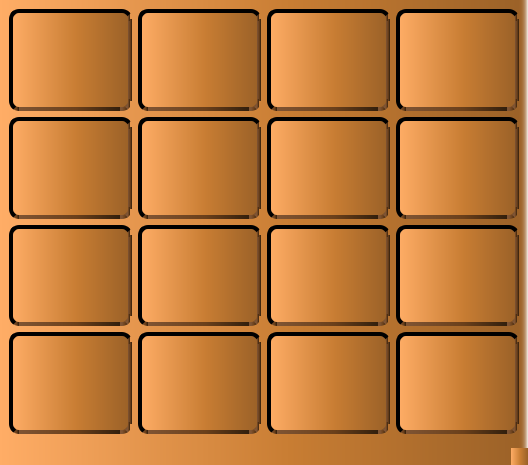
<?xml version="1.0" encoding="UTF-8"?>
<ui version="4.0">
 <class>MainWindow</class>
 <widget class="QMainWindow" name="MainWindow">
  <property name="geometry">
   <rect>
    <x>0</x>
    <y>0</y>
    <width>516</width>
    <height>465</height>
   </rect>
  </property>
  <property name="windowTitle">
   <string>Puzzle15</string>
  </property>
  <property name="styleSheet">
   <string notr="true">background-color: qlineargradient(spread:pad, x1:0, y1:0, x2:1, y2:0, stop:0 rgba(255, 173, 102, 255), stop:0.55 rgba(200, 125, 51, 255), stop:0.98 rgba(156, 98, 40, 255), stop:1 rgba(0, 0, 0, 0));</string>
  </property>
  <widget class="QWidget" name="centralwidget">
   <layout class="QGridLayout" name="gridLayout">
    <item row="0" column="0">
     <widget class="QPushButton" name="btn1">
      <property name="sizePolicy">
       <sizepolicy hsizetype="Minimum" vsizetype="Expanding">
        <horstretch>0</horstretch>
        <verstretch>0</verstretch>
       </sizepolicy>
      </property>
      <property name="font">
       <font>
        <pointsize>32</pointsize>
        <bold>true</bold>
       </font>
      </property>
      <property name="styleSheet">
       <string notr="true">border-style: outset;
border-width:4px;
border-radius:10px;
border-color: qlineargradient(spread:pad, x1:0, y1:0, x2:1, y2:0, stop:0 rgba(127, 84, 51, 255), stop:0.55 rgba(107, 64, 27, 255), stop:0.98 rgba(50, 31, 13, 255), stop:1 rgba(0, 0, 0, 0));
color: qlineargradient(spread:pad, x1:0, y1:0, x2:1, y2:0, stop:0 rgba(127, 84, 51, 255), stop:0.55 rgba(107, 64, 27, 255), stop:0.98 rgba(50, 31, 13, 255), stop:1 rgba(0, 0, 0, 0));</string>
      </property>
      <property name="text">
       <string/>
      </property>
     </widget>
    </item>
    <item row="0" column="1">
     <widget class="QPushButton" name="btn2">
      <property name="sizePolicy">
       <sizepolicy hsizetype="Minimum" vsizetype="Expanding">
        <horstretch>0</horstretch>
        <verstretch>0</verstretch>
       </sizepolicy>
      </property>
      <property name="font">
       <font>
        <pointsize>32</pointsize>
        <bold>true</bold>
       </font>
      </property>
      <property name="styleSheet">
       <string notr="true">border-style: outset;
border-width:4px;
border-radius:10px;
border-color: qlineargradient(spread:pad, x1:0, y1:0, x2:1, y2:0, stop:0 rgba(127, 84, 51, 255), stop:0.55 rgba(107, 64, 27, 255), stop:0.98 rgba(50, 31, 13, 255), stop:1 rgba(0, 0, 0, 0));
color: qlineargradient(spread:pad, x1:0, y1:0, x2:1, y2:0, stop:0 rgba(127, 84, 51, 255), stop:0.55 rgba(107, 64, 27, 255), stop:0.98 rgba(50, 31, 13, 255), stop:1 rgba(0, 0, 0, 0));</string>
      </property>
      <property name="text">
       <string/>
      </property>
     </widget>
    </item>
    <item row="0" column="2">
     <widget class="QPushButton" name="btn3">
      <property name="sizePolicy">
       <sizepolicy hsizetype="Minimum" vsizetype="Expanding">
        <horstretch>0</horstretch>
        <verstretch>0</verstretch>
       </sizepolicy>
      </property>
      <property name="font">
       <font>
        <pointsize>32</pointsize>
        <bold>true</bold>
       </font>
      </property>
      <property name="styleSheet">
       <string notr="true">border-style: outset;
border-width:4px;
border-radius:10px;
border-color: qlineargradient(spread:pad, x1:0, y1:0, x2:1, y2:0, stop:0 rgba(127, 84, 51, 255), stop:0.55 rgba(107, 64, 27, 255), stop:0.98 rgba(50, 31, 13, 255), stop:1 rgba(0, 0, 0, 0));
color: qlineargradient(spread:pad, x1:0, y1:0, x2:1, y2:0, stop:0 rgba(127, 84, 51, 255), stop:0.55 rgba(107, 64, 27, 255), stop:0.98 rgba(50, 31, 13, 255), stop:1 rgba(0, 0, 0, 0));</string>
      </property>
      <property name="text">
       <string/>
      </property>
     </widget>
    </item>
    <item row="0" column="3">
     <widget class="QPushButton" name="btn4">
      <property name="sizePolicy">
       <sizepolicy hsizetype="Minimum" vsizetype="Expanding">
        <horstretch>0</horstretch>
        <verstretch>0</verstretch>
       </sizepolicy>
      </property>
      <property name="font">
       <font>
        <pointsize>32</pointsize>
        <bold>true</bold>
       </font>
      </property>
      <property name="styleSheet">
       <string notr="true">border-style: outset;
border-width:4px;
border-radius:10px;
border-color: qlineargradient(spread:pad, x1:0, y1:0, x2:1, y2:0, stop:0 rgba(127, 84, 51, 255), stop:0.55 rgba(107, 64, 27, 255), stop:0.98 rgba(50, 31, 13, 255), stop:1 rgba(0, 0, 0, 0));
color: qlineargradient(spread:pad, x1:0, y1:0, x2:1, y2:0, stop:0 rgba(127, 84, 51, 255), stop:0.55 rgba(107, 64, 27, 255), stop:0.98 rgba(50, 31, 13, 255), stop:1 rgba(0, 0, 0, 0));</string>
      </property>
      <property name="text">
       <string/>
      </property>
     </widget>
    </item>
    <item row="1" column="0">
     <widget class="QPushButton" name="btn5">
      <property name="sizePolicy">
       <sizepolicy hsizetype="Minimum" vsizetype="Expanding">
        <horstretch>0</horstretch>
        <verstretch>0</verstretch>
       </sizepolicy>
      </property>
      <property name="font">
       <font>
        <pointsize>32</pointsize>
        <bold>true</bold>
       </font>
      </property>
      <property name="styleSheet">
       <string notr="true">border-style: outset;
border-width:4px;
border-radius:10px;
border-color: qlineargradient(spread:pad, x1:0, y1:0, x2:1, y2:0, stop:0 rgba(127, 84, 51, 255), stop:0.55 rgba(107, 64, 27, 255), stop:0.98 rgba(50, 31, 13, 255), stop:1 rgba(0, 0, 0, 0));
color: qlineargradient(spread:pad, x1:0, y1:0, x2:1, y2:0, stop:0 rgba(127, 84, 51, 255), stop:0.55 rgba(107, 64, 27, 255), stop:0.98 rgba(50, 31, 13, 255), stop:1 rgba(0, 0, 0, 0));</string>
      </property>
      <property name="text">
       <string/>
      </property>
     </widget>
    </item>
    <item row="1" column="1">
     <widget class="QPushButton" name="btn6">
      <property name="sizePolicy">
       <sizepolicy hsizetype="Minimum" vsizetype="Expanding">
        <horstretch>0</horstretch>
        <verstretch>0</verstretch>
       </sizepolicy>
      </property>
      <property name="font">
       <font>
        <pointsize>32</pointsize>
        <bold>true</bold>
       </font>
      </property>
      <property name="styleSheet">
       <string notr="true">border-style: outset;
border-width:4px;
border-radius:10px;
border-color: qlineargradient(spread:pad, x1:0, y1:0, x2:1, y2:0, stop:0 rgba(127, 84, 51, 255), stop:0.55 rgba(107, 64, 27, 255), stop:0.98 rgba(50, 31, 13, 255), stop:1 rgba(0, 0, 0, 0));
color: qlineargradient(spread:pad, x1:0, y1:0, x2:1, y2:0, stop:0 rgba(127, 84, 51, 255), stop:0.55 rgba(107, 64, 27, 255), stop:0.98 rgba(50, 31, 13, 255), stop:1 rgba(0, 0, 0, 0));</string>
      </property>
      <property name="text">
       <string/>
      </property>
     </widget>
    </item>
    <item row="1" column="2">
     <widget class="QPushButton" name="btn7">
      <property name="sizePolicy">
       <sizepolicy hsizetype="Minimum" vsizetype="Expanding">
        <horstretch>0</horstretch>
        <verstretch>0</verstretch>
       </sizepolicy>
      </property>
      <property name="font">
       <font>
        <pointsize>32</pointsize>
        <bold>true</bold>
       </font>
      </property>
      <property name="styleSheet">
       <string notr="true">border-style: outset;
border-width:4px;
border-radius:10px;
border-color: qlineargradient(spread:pad, x1:0, y1:0, x2:1, y2:0, stop:0 rgba(127, 84, 51, 255), stop:0.55 rgba(107, 64, 27, 255), stop:0.98 rgba(50, 31, 13, 255), stop:1 rgba(0, 0, 0, 0));
color: qlineargradient(spread:pad, x1:0, y1:0, x2:1, y2:0, stop:0 rgba(127, 84, 51, 255), stop:0.55 rgba(107, 64, 27, 255), stop:0.98 rgba(50, 31, 13, 255), stop:1 rgba(0, 0, 0, 0));</string>
      </property>
      <property name="text">
       <string/>
      </property>
     </widget>
    </item>
    <item row="1" column="3">
     <widget class="QPushButton" name="btn8">
      <property name="sizePolicy">
       <sizepolicy hsizetype="Minimum" vsizetype="Expanding">
        <horstretch>0</horstretch>
        <verstretch>0</verstretch>
       </sizepolicy>
      </property>
      <property name="font">
       <font>
        <pointsize>32</pointsize>
        <bold>true</bold>
       </font>
      </property>
      <property name="styleSheet">
       <string notr="true">border-style: outset;
border-width:4px;
border-radius:10px;
border-color: qlineargradient(spread:pad, x1:0, y1:0, x2:1, y2:0, stop:0 rgba(127, 84, 51, 255), stop:0.55 rgba(107, 64, 27, 255), stop:0.98 rgba(50, 31, 13, 255), stop:1 rgba(0, 0, 0, 0));
color: qlineargradient(spread:pad, x1:0, y1:0, x2:1, y2:0, stop:0 rgba(127, 84, 51, 255), stop:0.55 rgba(107, 64, 27, 255), stop:0.98 rgba(50, 31, 13, 255), stop:1 rgba(0, 0, 0, 0));</string>
      </property>
      <property name="text">
       <string/>
      </property>
     </widget>
    </item>
    <item row="2" column="0">
     <widget class="QPushButton" name="btn9">
      <property name="sizePolicy">
       <sizepolicy hsizetype="Minimum" vsizetype="Expanding">
        <horstretch>0</horstretch>
        <verstretch>0</verstretch>
       </sizepolicy>
      </property>
      <property name="font">
       <font>
        <pointsize>32</pointsize>
        <bold>true</bold>
       </font>
      </property>
      <property name="styleSheet">
       <string notr="true">border-style: outset;
border-width:4px;
border-radius:10px;
border-color: qlineargradient(spread:pad, x1:0, y1:0, x2:1, y2:0, stop:0 rgba(127, 84, 51, 255), stop:0.55 rgba(107, 64, 27, 255), stop:0.98 rgba(50, 31, 13, 255), stop:1 rgba(0, 0, 0, 0));
color: qlineargradient(spread:pad, x1:0, y1:0, x2:1, y2:0, stop:0 rgba(127, 84, 51, 255), stop:0.55 rgba(107, 64, 27, 255), stop:0.98 rgba(50, 31, 13, 255), stop:1 rgba(0, 0, 0, 0));</string>
      </property>
      <property name="text">
       <string/>
      </property>
     </widget>
    </item>
    <item row="2" column="1">
     <widget class="QPushButton" name="btn10">
      <property name="sizePolicy">
       <sizepolicy hsizetype="Minimum" vsizetype="Expanding">
        <horstretch>0</horstretch>
        <verstretch>0</verstretch>
       </sizepolicy>
      </property>
      <property name="font">
       <font>
        <pointsize>32</pointsize>
        <bold>true</bold>
       </font>
      </property>
      <property name="styleSheet">
       <string notr="true">border-style: outset;
border-width:4px;
border-radius:10px;
border-color: qlineargradient(spread:pad, x1:0, y1:0, x2:1, y2:0, stop:0 rgba(127, 84, 51, 255), stop:0.55 rgba(107, 64, 27, 255), stop:0.98 rgba(50, 31, 13, 255), stop:1 rgba(0, 0, 0, 0));
color: qlineargradient(spread:pad, x1:0, y1:0, x2:1, y2:0, stop:0 rgba(127, 84, 51, 255), stop:0.55 rgba(107, 64, 27, 255), stop:0.98 rgba(50, 31, 13, 255), stop:1 rgba(0, 0, 0, 0));</string>
      </property>
      <property name="text">
       <string/>
      </property>
     </widget>
    </item>
    <item row="2" column="2">
     <widget class="QPushButton" name="btn11">
      <property name="sizePolicy">
       <sizepolicy hsizetype="Minimum" vsizetype="Expanding">
        <horstretch>0</horstretch>
        <verstretch>0</verstretch>
       </sizepolicy>
      </property>
      <property name="font">
       <font>
        <pointsize>32</pointsize>
        <bold>true</bold>
       </font>
      </property>
      <property name="styleSheet">
       <string notr="true">border-style: outset;
border-width:4px;
border-radius:10px;
border-color: qlineargradient(spread:pad, x1:0, y1:0, x2:1, y2:0, stop:0 rgba(127, 84, 51, 255), stop:0.55 rgba(107, 64, 27, 255), stop:0.98 rgba(50, 31, 13, 255), stop:1 rgba(0, 0, 0, 0));
color: qlineargradient(spread:pad, x1:0, y1:0, x2:1, y2:0, stop:0 rgba(127, 84, 51, 255), stop:0.55 rgba(107, 64, 27, 255), stop:0.98 rgba(50, 31, 13, 255), stop:1 rgba(0, 0, 0, 0));</string>
      </property>
      <property name="text">
       <string/>
      </property>
     </widget>
    </item>
    <item row="2" column="3">
     <widget class="QPushButton" name="btn12">
      <property name="sizePolicy">
       <sizepolicy hsizetype="Minimum" vsizetype="Expanding">
        <horstretch>0</horstretch>
        <verstretch>0</verstretch>
       </sizepolicy>
      </property>
      <property name="font">
       <font>
        <pointsize>32</pointsize>
        <bold>true</bold>
       </font>
      </property>
      <property name="styleSheet">
       <string notr="true">border-style: outset;
border-width:4px;
border-radius:10px;
border-color: qlineargradient(spread:pad, x1:0, y1:0, x2:1, y2:0, stop:0 rgba(127, 84, 51, 255), stop:0.55 rgba(107, 64, 27, 255), stop:0.98 rgba(50, 31, 13, 255), stop:1 rgba(0, 0, 0, 0));
color: qlineargradient(spread:pad, x1:0, y1:0, x2:1, y2:0, stop:0 rgba(127, 84, 51, 255), stop:0.55 rgba(107, 64, 27, 255), stop:0.98 rgba(50, 31, 13, 255), stop:1 rgba(0, 0, 0, 0));</string>
      </property>
      <property name="text">
       <string/>
      </property>
     </widget>
    </item>
    <item row="3" column="0">
     <widget class="QPushButton" name="btn13">
      <property name="sizePolicy">
       <sizepolicy hsizetype="Minimum" vsizetype="Expanding">
        <horstretch>0</horstretch>
        <verstretch>0</verstretch>
       </sizepolicy>
      </property>
      <property name="font">
       <font>
        <pointsize>32</pointsize>
        <bold>true</bold>
       </font>
      </property>
      <property name="styleSheet">
       <string notr="true">border-style: outset;
border-width:4px;
border-radius:10px;
border-color: qlineargradient(spread:pad, x1:0, y1:0, x2:1, y2:0, stop:0 rgba(127, 84, 51, 255), stop:0.55 rgba(107, 64, 27, 255), stop:0.98 rgba(50, 31, 13, 255), stop:1 rgba(0, 0, 0, 0));
color: qlineargradient(spread:pad, x1:0, y1:0, x2:1, y2:0, stop:0 rgba(127, 84, 51, 255), stop:0.55 rgba(107, 64, 27, 255), stop:0.98 rgba(50, 31, 13, 255), stop:1 rgba(0, 0, 0, 0));</string>
      </property>
      <property name="text">
       <string/>
      </property>
     </widget>
    </item>
    <item row="3" column="1">
     <widget class="QPushButton" name="btn14">
      <property name="sizePolicy">
       <sizepolicy hsizetype="Minimum" vsizetype="Expanding">
        <horstretch>0</horstretch>
        <verstretch>0</verstretch>
       </sizepolicy>
      </property>
      <property name="font">
       <font>
        <pointsize>32</pointsize>
        <bold>true</bold>
       </font>
      </property>
      <property name="styleSheet">
       <string notr="true">border-style: outset;
border-width:4px;
border-radius:10px;
border-color: qlineargradient(spread:pad, x1:0, y1:0, x2:1, y2:0, stop:0 rgba(127, 84, 51, 255), stop:0.55 rgba(107, 64, 27, 255), stop:0.98 rgba(50, 31, 13, 255), stop:1 rgba(0, 0, 0, 0));
color: qlineargradient(spread:pad, x1:0, y1:0, x2:1, y2:0, stop:0 rgba(127, 84, 51, 255), stop:0.55 rgba(107, 64, 27, 255), stop:0.98 rgba(50, 31, 13, 255), stop:1 rgba(0, 0, 0, 0));</string>
      </property>
      <property name="text">
       <string/>
      </property>
     </widget>
    </item>
    <item row="3" column="2">
     <widget class="QPushButton" name="btn15">
      <property name="sizePolicy">
       <sizepolicy hsizetype="Minimum" vsizetype="Expanding">
        <horstretch>0</horstretch>
        <verstretch>0</verstretch>
       </sizepolicy>
      </property>
      <property name="font">
       <font>
        <pointsize>32</pointsize>
        <bold>true</bold>
       </font>
      </property>
      <property name="styleSheet">
       <string notr="true">border-style: outset;
border-width:4px;
border-radius:10px;
border-color: qlineargradient(spread:pad, x1:0, y1:0, x2:1, y2:0, stop:0 rgba(127, 84, 51, 255), stop:0.55 rgba(107, 64, 27, 255), stop:0.98 rgba(50, 31, 13, 255), stop:1 rgba(0, 0, 0, 0));
color: qlineargradient(spread:pad, x1:0, y1:0, x2:1, y2:0, stop:0 rgba(127, 84, 51, 255), stop:0.55 rgba(107, 64, 27, 255), stop:0.98 rgba(50, 31, 13, 255), stop:1 rgba(0, 0, 0, 0));</string>
      </property>
      <property name="text">
       <string/>
      </property>
     </widget>
    </item>
    <item row="3" column="3">
     <widget class="QPushButton" name="btn16">
      <property name="sizePolicy">
       <sizepolicy hsizetype="Minimum" vsizetype="Expanding">
        <horstretch>0</horstretch>
        <verstretch>0</verstretch>
       </sizepolicy>
      </property>
      <property name="font">
       <font>
        <pointsize>32</pointsize>
        <bold>true</bold>
       </font>
      </property>
      <property name="styleSheet">
       <string notr="true">border-style: outset;
border-width:4px;
border-radius:10px;
border-color: qlineargradient(spread:pad, x1:0, y1:0, x2:1, y2:0, stop:0 rgba(127, 84, 51, 255), stop:0.55 rgba(107, 64, 27, 255), stop:0.98 rgba(50, 31, 13, 255), stop:1 rgba(0, 0, 0, 0));
color: qlineargradient(spread:pad, x1:0, y1:0, x2:1, y2:0, stop:0 rgba(127, 84, 51, 255), stop:0.55 rgba(107, 64, 27, 255), stop:0.98 rgba(50, 31, 13, 255), stop:1 rgba(0, 0, 0, 0));</string>
      </property>
      <property name="text">
       <string/>
      </property>
     </widget>
    </item>
   </layout>
  </widget>
  <widget class="QMenuBar" name="menubar">
   <property name="geometry">
    <rect>
     <x>0</x>
     <y>0</y>
     <width>516</width>
     <height>22</height>
    </rect>
   </property>
  </widget>
  <widget class="QStatusBar" name="statusbar"/>
 </widget>
 <resources/>
 <connections/>
</ui>
